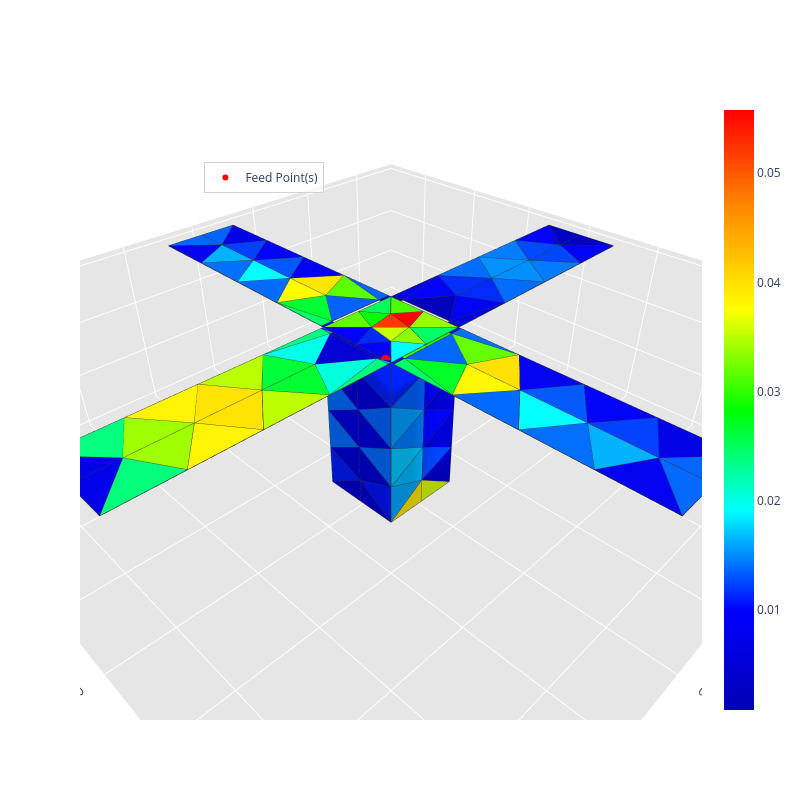

This figure's notebook cell:
### Code cell
matrice_z, voltage, current, surface_current_density = radiation_algorithm(path.mat, frequency, feed_point, excitation_unit_vector='x', gap_width=3*initial_mesh_size/2)

### Figure 1 — Plotly figure (JSON) as saved in the notebook; plotly's stock layout.template omitted (floating-point values rounded to 4 significant figures; data arrays with more than 128 entries replaced by an {"elided": "..."} marker saying what was removed)
{"data": [{"facecolor": {"elided": "192 str values"}, "i": {"elided": "192 int values"}, "j": {"elided": "192 int values"}, "k": {"elided": "192 int values"}, "name": "", "type": "mesh3d", "x": {"elided": "132 float values"}, "y": {"elided": "132 float values"}, "z": {"elided": "132 float values"}}, {"line": {"color": "rgb(50, 50, 50)", "width": 1.5}, "mode": "lines", "showlegend": false, "type": "scatter3d", "x": {"elided": "960 float values"}, "y": {"elided": "960 float values"}, "z": {"elided": "960 float values"}}, {"hoverinfo": "none", "marker": {"color": [0.000826, 0.05579], "colorscale": [[0, "rgb(0, 0, 180)"], [0.1667, "rgb(0, 0, 255)"], [0.3333, "rgb(0, 255, 255)"], [0.5, "rgb(0, 255, 0)"], [0.6667, "rgb(255, 255, 0)"], [0.8333, "rgb(255, 140, 0)"], [1, "rgb(255, 0, 0)"]], "showscale": true, "size": 0.1}, "mode": "markers", "showlegend": false, "type": "scatter3d", "x": [-0.05], "y": [-0.05], "z": [0.0]}, {"marker": {"color": "red", "size": 6, "symbol": "circle"}, "mode": "markers+text", "name": "Feed Point(s)", "type": "scatter3d", "x": [0.05], "y": [0.0425], "z": [0.0]}], "layout": {"height": 800, "legend": {"bgcolor": "rgba(255,255,255,0.7)", "bordercolor": "lightgray", "borderwidth": 1, "x": 0.2, "xanchor": "left", "y": 0.9, "yanchor": "top"}, "scene": {"aspectratio": {"x": 1.0, "y": 1, "z": 0.3}, "camera": {"eye": {"x": 0.65, "y": 0.65, "z": 0.65}}, "xaxis": {"backgroundcolor": "rgb(230, 230, 230)", "gridcolor": "rgb(255, 255, 255)", "showbackground": true, "zerolinecolor": "rgb(255, 255, 255)"}, "yaxis": {"backgroundcolor": "rgb(230, 230, 230)", "gridcolor": "rgb(255, 255, 255)", "showbackground": true, "zerolinecolor": "rgb(255, 255, 255)"}, "zaxis": {"backgroundcolor": "rgb(230, 230, 230)", "gridcolor": "rgb(255, 255, 255)", "showbackground": true, "zerolinecolor": "rgb(255, 255, 255)"}}, "title": {"text": ""}, "width": 800}}
